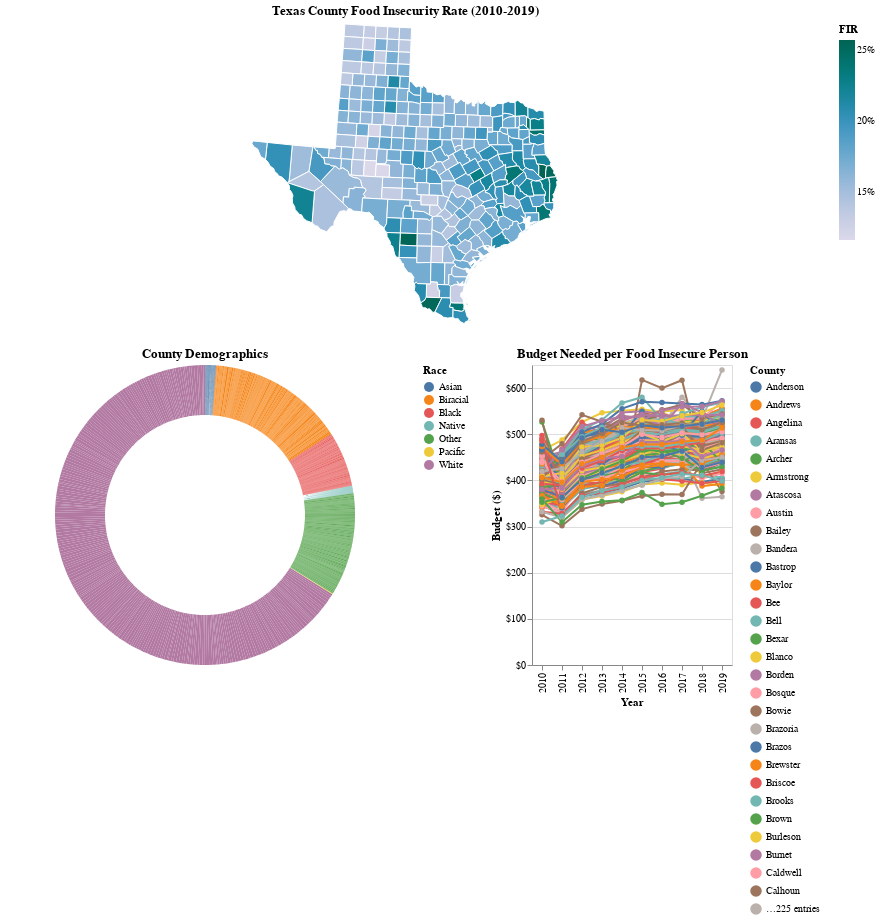

Notebook source saved alongside this figure:
### Code cell
food_security

### Figure 1 — Vega-Lite specification as saved in the notebook (floating-point values rounded to 4 significant figures; data arrays with more than 128 entries replaced by an {"elided": "..."} marker saying what was removed)
{"config": {"view": {"continuousWidth": 400, "continuousHeight": 300}}, "vconcat": [{"data": {"name": "data-01beca63eb0308c48583dfa248ccfff4"}, "mark": {"type": "geoshape", "stroke": "#fff"}, "encoding": {"color": {"field": "FIR", "legend": {"format": ".0%"}, "scale": {"scheme": "purplebluegreen"}, "type": "quantitative"}, "opacity": {"condition": {"value": 1, "selection": "selector002"}, "value": 0.1}, "tooltip": [{"field": "County", "type": "nominal"}, {"field": "FIR", "format": ".1%", "type": "quantitative"}, {"field": "Year", "type": "quantitative"}]}, "height": 300, "projection": {"type": "albersUsa"}, "selection": {"selector001": {"type": "single", "fields": ["Year"], "bind": {"input": "range", "max": 2019, "min": 2010, "name": "Year", "step": 1}, "init": {"Year": 2010}}, "selector002": {"type": "multi", "on": "click", "fields": ["FIPS"]}}, "title": "Texas County Food Insecurity Rate (2010-2019)", "transform": [{"lookup": "FIPS", "from": {"data": {"name": "data-1802a3ad735edb3ca9af7d4d303e26c6"}, "key": "FIPS", "fields": ["2010", "2011", "2012", "2013", "2014", "2015", "2016", "2017", "2018", "2019"]}}, {"fold": ["2010", "2011", "2012", "2013", "2014", "2015", "2016", "2017", "2018", "2019"], "as": ["Year", "FIR"]}, {"calculate": "parseInt(datum.Year)", "as": "Year"}, {"filter": {"selection": "selector001"}}], "width": 800}, {"hconcat": [{"data": {"name": "data-9379c7f6398ac6796f622beee9247f39"}, "mark": {"type": "arc", "innerRadius": 100, "width": 2}, "encoding": {"color": {"field": "Race", "type": "nominal"}, "theta": {"field": "Percent", "type": "quantitative"}, "tooltip": [{"field": "County", "type": "nominal"}, {"field": "Race", "type": "nominal"}, {"field": "Percent", "format": ".1%", "type": "quantitative"}]}, "selection": {"selector002": {"type": "multi", "on": "click", "fields": ["FIPS"]}}, "title": "County Demographics", "transform": [{"fold": ["White", "Black", "Native", "Asian", "Pacific", "Other", "Biracial"], "as": ["Race", "Percent"]}, {"filter": {"selection": "selector002"}}]}, {"data": {"name": "data-1b6679bc078c637daed6170b92c2489f"}, "mark": {"type": "line", "point": true}, "encoding": {"color": {"field": "County", "type": "nominal"}, "tooltip": [{"field": "County", "type": "nominal"}, {"field": "FIP_Budget", "format": "$,.2f", "title": "Budget", "type": "quantitative"}, {"field": "Year", "type": "quantitative"}], "x": {"field": "Year", "type": "nominal"}, "y": {"axis": {"format": "$,f", "title": "Budget ($)"}, "field": "FIP_Budget", "type": "quantitative"}}, "selection": {"selector002": {"type": "multi", "on": "click", "fields": ["FIPS"]}}, "title": "Budget Needed per Food Insecure Person", "transform": [{"filter": {"selection": "selector002"}}]}], "resolve": {"scale": {"color": "independent"}}}], "$schema": "https://vega.github.io/schema/vega-lite/v4.17.0.json", "datasets": {"data-01beca63eb0308c48583dfa248ccfff4": {"elided": "254 records"}, "data-1802a3ad735edb3ca9af7d4d303e26c6": {"elided": "254 records"}, "data-9379c7f6398ac6796f622beee9247f39": {"elided": "254 records"}, "data-1b6679bc078c637daed6170b92c2489f": {"elided": "2540 records"}}}
